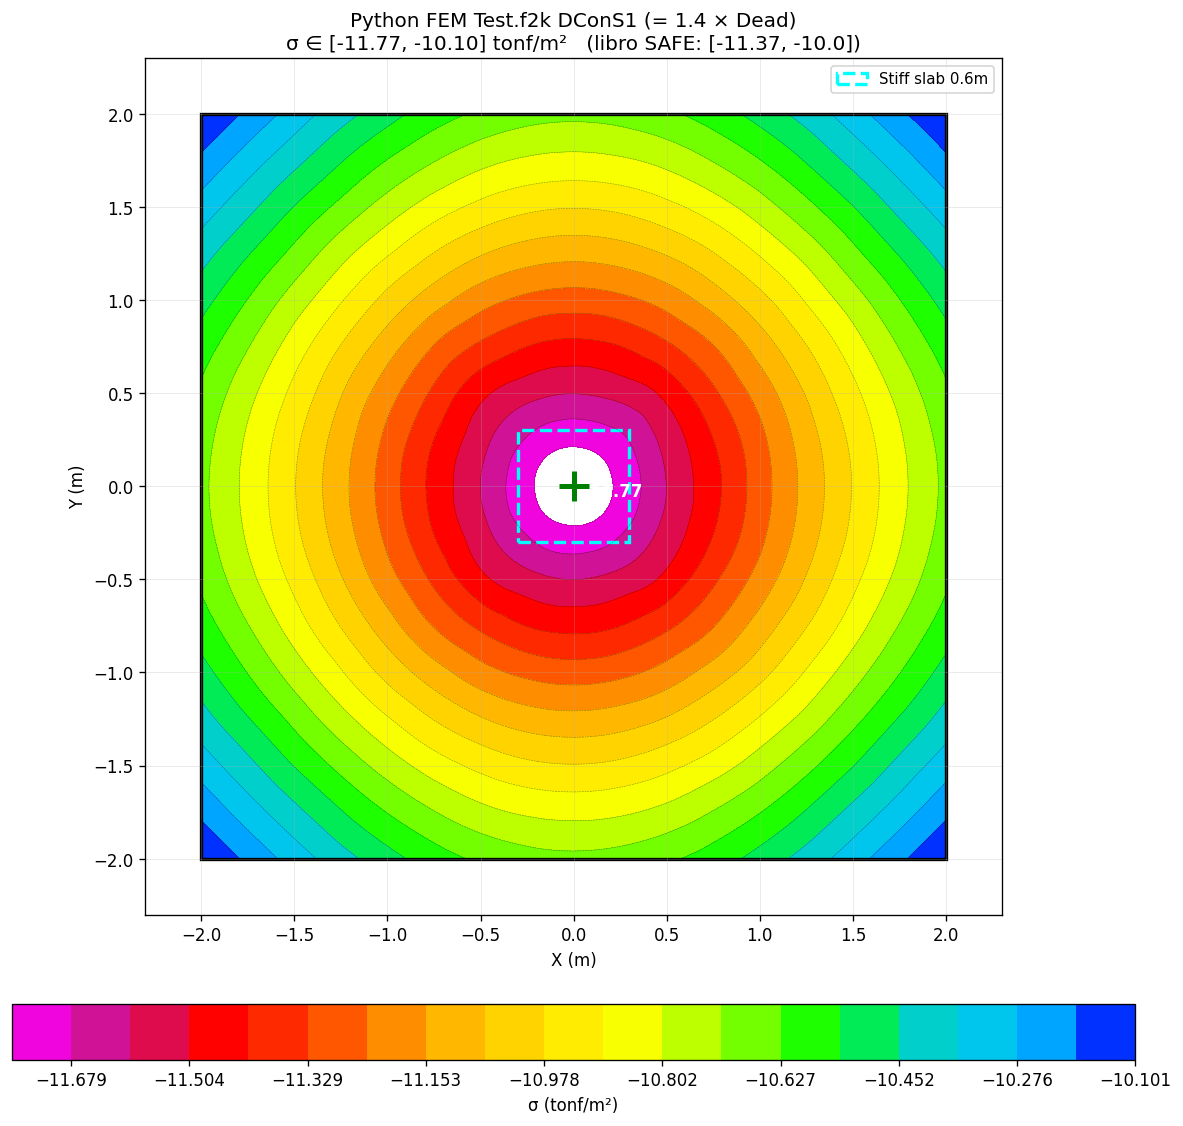

The Python source for this figure:
"""
Replicar Test.f2k de SAFE en Python:
- Footing 4x4m, h=0.6m, Shell-Thin, HORMIGON 210
- Stiff slab 0.6x0.6m centrada, m11/m22/m12 modifier=100
- Joint 9 (centro): Dead FZ=-101.97t, Live FZ=-50.99t (Joint Load 0.6x0.6m)
- DConS1 = 1.4 × Dead (combo del screenshot)
- ks = 2039.43 t/m³ (Subgrade Modulus de ASpr2)
- Self Weight Multiplier = 1 (Dead incluye peso propio)

Resultado esperado libro SAFE Fig: σ ∈ [-10.0, -11.37] t/m² (DConS1)
Patrón: concentric circles (max compresion al centro)
"""
import sys, io
sys.stdout = io.TextIOWrapper(sys.stdout.buffer, encoding='utf-8')
import numpy as np
import matplotlib.pyplot as plt
from matplotlib.patches import Rectangle
from scipy.sparse import lil_matrix
from scipy.sparse.linalg import spsolve

# ============================================================================
# INPUTS desde Test.f2k
# ============================================================================
L = 4.0           # footing side (m)
H = 0.6           # footing thickness (m)
STIFF_SIZE = 0.6  # Stiff slab footprint (m)
STIFF_MULT = 100  # m11=m22=m12 modifier de Stiff slab
COL_DIM = 0.6     # Joint Load X/Y Dimension (= Stiff slab size)
E = 2043284.12    # HORMIGON 210 E (t/m²)
NU = 0.2
GAMMA_C = 2.4     # densidad concreto (t/m³)
KS = 2039.43      # Subgrade Modulus ASpr2 (t/m³)

P_DEAD = 101.97   # FZ Dead (t)
P_LIVE = 50.99    # FZ Live (t) (no usado en DConS1)
SF_DEAD = 1.4     # Scale factor para DConS1
SWM = 1.0         # Self Weight Multiplier (Dead)

# DConS1 = 1.4 × Dead → load total + self-weight × 1.4
P_TOTAL_COMBO = SF_DEAD * P_DEAD          # = 142.76 t
SW_PRESSURE   = SF_DEAD * SWM * GAMMA_C * H  # = 1.4 × 2.4 × 0.6 = 2.016 t/m² uniforme

print(f"=== Inputs Test.f2k (DConS1 = 1.4 × Dead) ===")
print(f"  Footing {L}×{L}×{H}m, ks={KS} t/m³, E={E:.0f} t/m²")
print(f"  Stiff slab {STIFF_SIZE}×{STIFF_SIZE}m (×{STIFF_MULT} bending modifier)")
print(f"  P_total = 1.4×{P_DEAD} = {P_TOTAL_COMBO} t (joint 9 centro)")
print(f"  Self-weight × 1.4 = {SW_PRESSURE} t/m² uniforme")
print(f"  σ_avg esperado = {(P_TOTAL_COMBO + SW_PRESSURE*L*L)/(L*L):.2f} t/m²")

# ============================================================================
# Mindlin Q4 ShellThin (selective reduced integration shear)
# ============================================================================
def shape_q4(xi, eta):
    N = 0.25 * np.array([(1-xi)*(1-eta), (1+xi)*(1-eta), (1+xi)*(1+eta), (1-xi)*(1+eta)])
    dN_dxi  = 0.25 * np.array([-(1-eta),  (1-eta),  (1+eta), -(1+eta)])
    dN_deta = 0.25 * np.array([-(1-xi),  -(1+xi),   (1+xi),   (1-xi)])
    return N, dN_dxi, dN_deta

def shell_thin_q4(xy, h, E_val, nu_val, D_mult=1.0):
    """Shell-Thin Mindlin Q4 (reduced shear integration 1×1)."""
    D = E_val * h**3 / (12 * (1 - nu_val**2)) * D_mult
    Db = D * np.array([[1, nu_val, 0], [nu_val, 1, 0], [0, 0, (1-nu_val)/2]])
    G_  = E_val / (2*(1+nu_val))
    Ds = 5/6 * G_ * h
    Ke = np.zeros((12, 12))
    # Bending — full 2×2 Gauss
    gp_bend = [(-1/np.sqrt(3), 1.0), (1/np.sqrt(3), 1.0)]
    for xi_g, w_xi in gp_bend:
        for eta_g, w_eta in gp_bend:
            N, dN_dxi, dN_deta = shape_q4(xi_g, eta_g)
            J = np.array([[dN_dxi @ xy[:,0], dN_dxi @ xy[:,1]],
                          [dN_deta @ xy[:,0], dN_deta @ xy[:,1]]])
            detJ = np.linalg.det(J); Jinv = np.linalg.inv(J)
            dN_dx = Jinv[0,0]*dN_dxi + Jinv[0,1]*dN_deta
            dN_dy = Jinv[1,0]*dN_dxi + Jinv[1,1]*dN_deta
            Bb = np.zeros((3, 12))
            for k in range(4):
                Bb[0, 3*k+1] = dN_dx[k]
                Bb[1, 3*k+2] = dN_dy[k]
                Bb[2, 3*k+1] = dN_dy[k]
                Bb[2, 3*k+2] = dN_dx[k]
            Ke += Bb.T @ Db @ Bb * detJ * w_xi * w_eta
    # Shear — reduced 1×1
    N, dN_dxi, dN_deta = shape_q4(0.0, 0.0)
    J = np.array([[dN_dxi @ xy[:,0], dN_dxi @ xy[:,1]],
                  [dN_deta @ xy[:,0], dN_deta @ xy[:,1]]])
    detJ = np.linalg.det(J); Jinv = np.linalg.inv(J)
    dN_dx = Jinv[0,0]*dN_dxi + Jinv[0,1]*dN_deta
    dN_dy = Jinv[1,0]*dN_dxi + Jinv[1,1]*dN_deta
    Bs = np.zeros((2, 12))
    for k in range(4):
        Bs[0, 3*k+0] = dN_dx[k]; Bs[0, 3*k+1] = -N[k]
        Bs[1, 3*k+0] = dN_dy[k]; Bs[1, 3*k+2] = -N[k]
    Ke += Bs.T @ (Ds * np.eye(2)) @ Bs * detJ * 2.0 * 2.0   # 1×1 Gauss weight = 2×2 = 4
    return Ke

# ============================================================================
# Build mesh
# ============================================================================
NX = NY = 13   # match SAFE mesh ~0.3m (4/13 ≈ 0.308m per max mesh size config)
dx = L / NX; dy = L / NY
nxn = NX + 1; nyn = NY + 1
nodes = np.array([[i*dx - L/2, j*dy - L/2] for j in range(nyn) for i in range(nxn)])
N_nodes = len(nodes)
N_dof = 3 * N_nodes
print(f"\n=== Mesh ===")
print(f"  {NX}×{NY} elements, {N_nodes} nodes, dx={dx:.3f}m")

elements = []
for j in range(NY):
    for i in range(NX):
        n0 = j*nxn + i
        elements.append([n0, n0+1, n0+nxn+1, n0+nxn])

# ============================================================================
# Assembly: shell stiffness con Stiff slab modifier en footprint central
# ============================================================================
K = lil_matrix((N_dof, N_dof))
F = np.zeros(N_dof)

def is_in_stiff(xy_mean):
    return abs(xy_mean[0]) <= STIFF_SIZE/2 + 1e-6 and abs(xy_mean[1]) <= STIFF_SIZE/2 + 1e-6

n_stiff = 0
for el in elements:
    xy = nodes[el]
    xy_mean = xy.mean(axis=0)
    # Stiff slab: D × (1 + 100) ≈ Footing + Stiff (m11=m22=m12=100 modifier en Stiff)
    D_mult = (1 + STIFF_MULT) if is_in_stiff(xy_mean) else 1.0
    if is_in_stiff(xy_mean): n_stiff += 1
    Ke = shell_thin_q4(xy, H, E, NU, D_mult=D_mult)
    glb = np.array([3*el[k]+d for k in range(4) for d in range(3)])
    for i_lcl in range(12):
        for j_lcl in range(12):
            K[glb[i_lcl], glb[j_lcl]] += Ke[i_lcl, j_lcl]
print(f"  {len(elements)} shell elements ({n_stiff} dentro Stiff slab D×{1+STIFF_MULT})")

# ============================================================================
# Winkler springs (vertical kvz en cada nodo, area tributaria)
# ============================================================================
for j in range(nyn):
    for i in range(nxn):
        eI = (i == 0 or i == NX); eJ = (j == 0 or j == NY)
        factor = 0.25 if eI and eJ else (0.5 if eI or eJ else 1.0)
        A_trib = dx * dy * factor
        n = j*nxn + i
        K[3*n, 3*n] += KS * A_trib

# ============================================================================
# Loads
# ============================================================================
# Self-weight × SF_DEAD (DConS1 = 1.4 × Dead)
for j in range(nyn):
    for i in range(nxn):
        eI = (i == 0 or i == NX); eJ = (j == 0 or j == NY)
        factor = 0.25 if eI and eJ else (0.5 if eI or eJ else 1.0)
        A_trib = dx * dy * factor
        n = j*nxn + i
        F[3*n] -= SW_PRESSURE * A_trib

# Joint load distribuido sobre Stiff footprint (Joint Load X/Y Dim = 0.6m).
# SAFE: "Size of Load for Punching Shear" sirve también como huella de distribución
# para que load NO se concentre en single point.
col_nodes = []
for n in range(N_nodes):
    x, y = nodes[n]
    if abs(x) <= COL_DIM/2 + 1e-6 and abs(y) <= COL_DIM/2 + 1e-6:
        col_nodes.append(n)
print(f"  Load distribuido sobre {len(col_nodes)} nodos en footprint {COL_DIM}×{COL_DIM}")
for n in col_nodes:
    F[3*n] -= P_TOTAL_COMBO / len(col_nodes)

# ============================================================================
# Solve
# ============================================================================
print(f"\n=== Solver ===")
K_csr = K.tocsr()
u = spsolve(K_csr, F)
w = u[0::3]
sigma = -KS * w   # t/m² (compresion positiva)
print(f"  σ range: [{sigma.min():.3f}, {sigma.max():.3f}]   libro SAFE: [10.0, 11.37]")
print(f"  σ_avg: {sigma.mean():.3f} t/m²")

# ============================================================================
# Plot estilo SAFE Fig
# ============================================================================
fig, ax = plt.subplots(figsize=(12, 10))
X = nodes[:, 0].reshape(nyn, nxn)
Y = nodes[:, 1].reshape(nyn, nxn)
S = sigma.reshape(nyn, nxn)

# Convención SAFE: σ negativo = compresion
S_safe = -S
sigma_min_safe = S_safe.min(); sigma_max_safe = S_safe.max()
print(f"  Plot range (SAFE convention σ negativo): [{sigma_min_safe:.3f}, {sigma_max_safe:.3f}]")

# Colormap SAFE: BLUE en max (menos compresion, -10), MAGENTA en min (max compresion, -11.4)
# Construir colormap rainbow inverso similar a SAFE
from matplotlib.colors import LinearSegmentedColormap
safe_colors = ['#FF00FF',  # magenta (max compresion)
               '#C71585',  # rojo púrpura
               '#FF0000',  # rojo
               '#FF4500',  # naranja rojo
               '#FFA500',  # naranja
               '#FFD700',  # amarillo dorado
               '#FFFF00',  # amarillo
               '#9AFF00',  # verde amarillo
               '#00FF00',  # verde
               '#00CED1',  # cyan
               '#00BFFF',  # cyan claro
               '#0000FF']  # azul (min compresion)
cmap = LinearSegmentedColormap.from_list('safe', safe_colors, N=256)

# Interpolar a grid más fino para contornos suaves circulares
from scipy.interpolate import griddata
fine_x = np.linspace(-L/2, L/2, 200)
fine_y = np.linspace(-L/2, L/2, 200)
FX, FY = np.meshgrid(fine_x, fine_y)
pts = np.column_stack([X.ravel(), Y.ravel()])
S_fine = griddata(pts, S_safe.ravel(), (FX, FY), method='cubic')
levels = np.linspace(sigma_min_safe, sigma_max_safe, 20)
cf = ax.contourf(FX, FY, S_fine, levels=levels, cmap=cmap)
ax.contour(FX, FY, S_fine, levels=levels, colors='black', linewidths=0.3, alpha=0.5)
cbar = plt.colorbar(cf, ax=ax, label='σ (tonf/m²)', orientation='horizontal',
                    pad=0.08, shrink=0.8)

# Outlines
ax.add_patch(Rectangle((-L/2, -L/2), L, L, fill=False, edgecolor='black', linewidth=2))
ax.add_patch(Rectangle((-STIFF_SIZE/2, -STIFF_SIZE/2), STIFF_SIZE, STIFF_SIZE,
                       fill=False, edgecolor='cyan', linewidth=2, linestyle='--',
                       label=f'Stiff slab {STIFF_SIZE}m'))

# Col marker + valor central
ax.plot(0, 0, 'g+', markersize=18, markeredgewidth=3)
ax.annotate(f'{S_safe[nyn//2, nxn//2]:.2f}', xy=(0.05, -0.05), color='white',
            fontsize=10, weight='bold')

# Grid SAFE-like
ax.set_xticks(np.arange(-L/2, L/2+0.3, 0.5))
ax.set_yticks(np.arange(-L/2, L/2+0.3, 0.5))
ax.grid(True, alpha=0.3, linewidth=0.5)
ax.set_aspect('equal')
ax.set_xlim(-L/2-0.3, L/2+0.3)
ax.set_ylim(-L/2-0.3, L/2+0.3)
ax.set_title(f'Python FEM Test.f2k DConS1 (= 1.4 × Dead)\n'
             f'σ ∈ [{sigma_min_safe:.2f}, {sigma_max_safe:.2f}] tonf/m²   '
             f'(libro SAFE: [-11.37, -10.0])')
ax.set_xlabel('X (m)'); ax.set_ylabel('Y (m)')
ax.legend(loc='upper right', fontsize=9)

plt.tight_layout()
out = r'C:\Users\j-b-j\Documents\Hekatan Calc 1.0.0\hekatan-struct\validacion\Api CSI Computers\safe-api\test_zapata_4x4_match_safe.png'
plt.savefig(out, dpi=120, bbox_inches='tight')
plt.close()
print(f"\nPNG: {out}")
